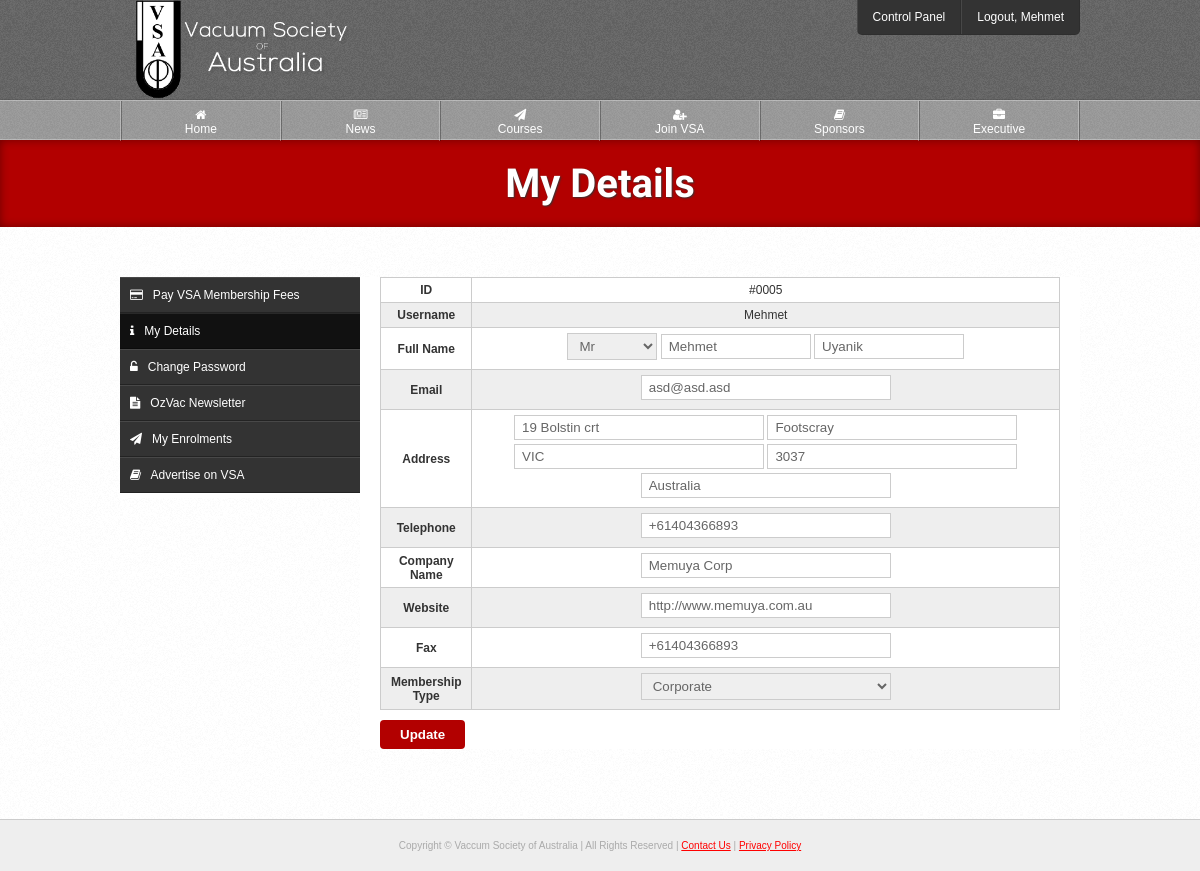
/source/account/details.php (signed in), run on an earlier commit of the app's database.
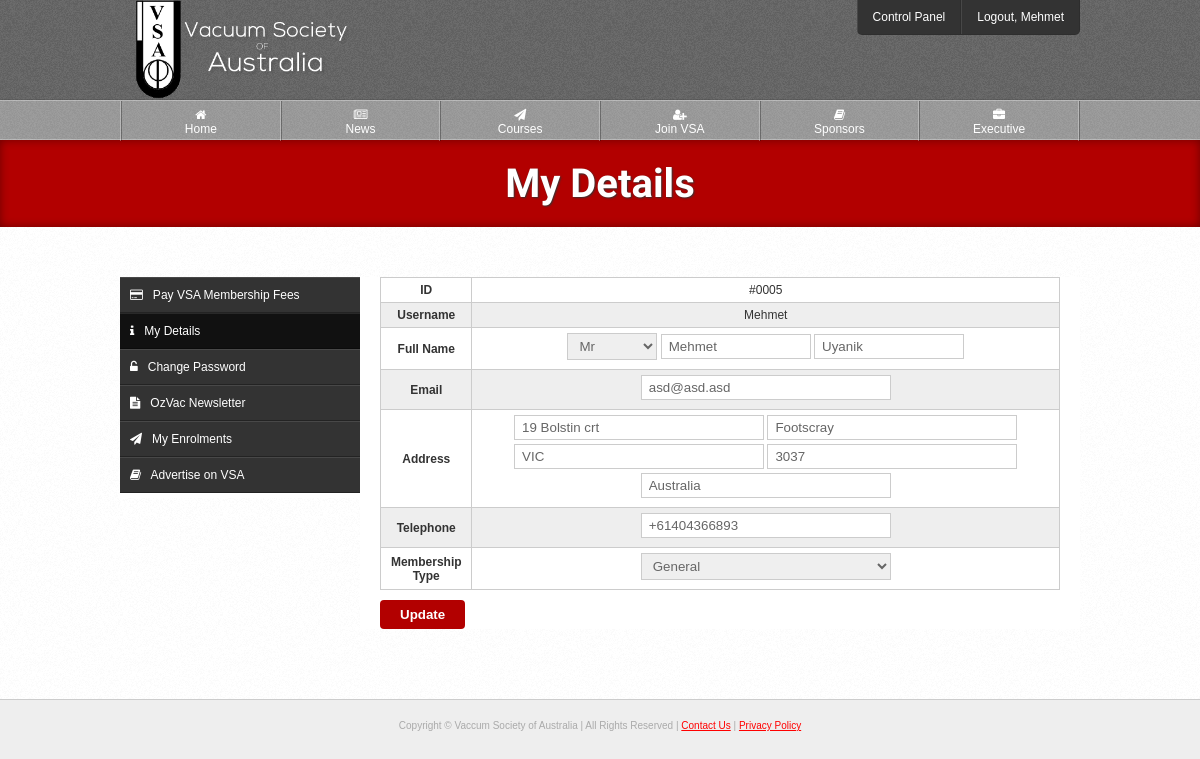
And on a later commit of the database.
### tables this page shows
CREATE TABLE IF NOT EXISTS `users` (
  `id` int(10) NOT NULL AUTO_INCREMENT,
  `username` varchar(20) NOT NULL,
  `password` varchar(70) NOT NULL,
  `email` varchar(100) NOT NULL,
  `title` varchar(6) NOT NULL,
  `fname` varchar(30) NOT NULL,
  `lname` varchar(40) NOT NULL,
  `address` varchar(80) NOT NULL,
  `suburb` varchar(50) NOT NULL,
  `state` varchar(50) NOT NULL,
  `postcode` int(10) NOT NULL,
  `country` varchar(50) NOT NULL,
  `telephone` varchar(20) NOT NULL,
  `fax` varchar(20) DEFAULT NULL,
  `website` varchar(100) DEFAULT NULL,
  `company` varchar(150) DEFAULT NULL,
  `blocked` enum('0','1') NOT NULL,
  `type` enum('1','2','3','4') NOT NULL,
  `active` enum('0','1') NOT NULL,
  `level` enum('1','2') NOT NULL,
  `password_reset` enum('0','1') NOT NULL,
  `activation_code` varchar(40) NOT NULL,
  `reset_code` varchar(100) NOT NULL,
  `payment_made` enum('0','1') NOT NULL,
  `date_created` varchar(100) NOT NULL,
  `payment_due_date` varchar(100) NOT NULL,
  `membership_expiry_date` varchar(100) NOT NULL,
  PRIMARY KEY (`id`),
  FULLTEXT KEY `username` (`username`)
);

### source/classes/User.php (called while the page is built, shortened)
<?php
class User extends Pagination {
	public static function getUsername($id) {
		try {
			$q = DB::$db->prepare("
				SELECT username
				FROM users
				WHERE id = :id
			");
			$q->execute([':id' => $id]);
		} catch(PDOException $ex) {
			die($ex->getMessage());
		}
		$c = $q->rowCount();
		$r = $q->fetch(PDO::FETCH_OBJ);
		return ($c != 0) ? $r->username : "Unknown";
	}
	public function get($id) {
		$id = (int)$id;
		try {
			$q = DB::$db->prepare("
				SELECT *, users.id
				FROM users
				INNER JOIN membership_types
				ON membership_types.id = users.type
				WHERE users.id = :id
			");
			$q->execute([':id' => $id]);
		} catch(PDOException $ex) {
			die($ex->getMessage());
		}
		$r = $q->fetch(PDO::FETCH_OBJ);
		$this->data = $r;
		return $this->data;
	}
}

### source/classes/Template.php (called while the page is built, shortened)
<?php
class Template {
	private $page;
	public function setActivePage($prefix = null) {
		$page = explode("/", $_SERVER['PHP_SELF']);
		$page = end($page);
		$page = explode(".", $page);
		$page = current($page);
		$this->page = $prefix.$page;
	}
	public function getActivePage() {
		return $this->page;
	}
}

### source/classes/Login.php (called while the page is built, shortened)
<?php
class Login {
	public static function check($session) {
		return (isset($_SESSION[$session])) ? true : false;
	}
}

### source/account/details.php (the view, shortened to what this page needs)
<?php
$t = new Template("acc_");
$t->setTitle("My Details");
$_user = new User;
$user = $_user->get($_SESSION['logged']);
include $t->load("template/head.php");
?>
<?php
include $t->load("template/header.php");
?>
	<div id="page-heading">
		<h1>My Details</h1>
	</div>
	<div class="outer-wrapper white">
		<div class="inner-wrapper">
			<?php include $t->load("template/account-nav.php"); ?>
			<section class="right-main">
				<form id="form">
					<table class="style">
						<tr>
							<th>ID</th>
							<td>#<?=str_pad($user->id, 4, 0, STR_PAD_LEFT);?></td>
						</tr>
						<tr>
							<th>Username</th>
							<td><?=$user->username;?></td>
						</tr>
						<tr>
							<th>Full Name</th>
							<td>
								<select name="title" style="width: 90px;">
									<option value="Mr" <?=($user->title == 'Mr') ? 'selected' : null;?>>Mr</option>
								</select>
								<input type="text" name="fname" value="<?=$user->fname;?>" placeholder="First Name" style="width: 150px;">
								<input type="text" name="lname" value="<?=$user->lname;?>" placeholder="Last Name" style="width: 150px;">
							</td>
						</tr>
						<tr>
							<th>Email</th>
							<td><input type="text" name="email" id="email" value="<?=$user->email;?>" placeholder="Email"></td>
						</tr>
						<tr>
							<th>Address</th>
							<td>
								<input type="text" name="address" value="<?=$user->address;?>" placeholder="Address">
								<input type="text" name="suburb" value="<?=$user->suburb;?>" placeholder="Suburb">
								<input type="text" name="state" value="<?=$user->state;?>" placeholder="State">
								<input type="text" name="postcode" value="<?=$user->postcode;?>" placeholder="Postcode">
								<input type="text" name="country" value="<?=$user->country;?>" placeholder="Country">
							</td>
						</tr>
						<tr>
							<th>Telephone</th>
							<td><input type="text" name="telephone" value="<?=$user->telephone;?>" placeholder="Telephone"></td>
						</tr>
						<?php if($user->type == '3'): ?>
							<tr>
								<th>Company Name</th>
								<td><input type="text" name="company" value="<?=$user->company;?>" placeholder="Company"></td>
							</tr>
							<tr>
								<th>Website</th>
								<td><input type="text" name="website" value="<?=$user->website;?>" placeholder="Website"></td>
							</tr>
							<tr>
								<th>Fax</th>
								<td><input type="text" name="fax" value="<?=$user->fax;?>" placeholder="Fax"></td>
							</tr>
						<?php endif; ?>
						<tr>
							<th>Membership Type</th>
							<td>
								<select name="type">
									<option value="2" <?=($user->type == '2') ? 'selected' : null;?>>General</option>
									<option value="3" <?=($user->type == '3') ? 'selected' : null;?>>Corporate</option>
								</select>
							</td>
						</tr>
					</table>
					<input type="submit" name="update" id="update" value="Update">
				</form>
			</section>
		</div>
	</div>
<?php include $t->load("template/footer.php"); ?>

### source/template/head.php (shortened to what this page needs)
<!DOCTYPE html>
<html lang="en">
	<head>
		<link rel="stylesheet" type="text/css" href="<?=PATH;?>css/layout.css">
		<link rel="stylesheet" type="text/css" href="<?=PATH;?>css/style.css">
		<link rel="stylesheet" type="text/css" href="<?=PATH;?>css/forms.css">
		<link rel="stylesheet" type="text/css" href="<?=PATH;?>css/stacktable.css">
		<link href="<?=PATH;?>css/resize.css" media="only screen and (max-width:550px)" rel="stylesheet" type="text/css">
		<link href="<?=PATH;?>css/resize-sidebars.css" media="only screen and (max-width:980px)" rel="stylesheet" type="text/css">
		<link rel="stylesheet" href="//maxcdn.bootstrapcdn.com/font-awesome/4.3.0/css/font-awesome.min.css">

### source/template/header.php (shortened to what this page needs)
</head>
	<body>
		<header id="fixed">
			<div id="header">
				<div class="inner-wrapper">
					<a href="<?=PATH;?>"><img src="<?=PATH;?>img/vsa-logo.png" id="banner-logo" alt="Vaccum Society of Australia"></a>
					<?php if(isset($_SESSION['admin'])): ?>
						<nav class="top-nav">
							<ul>
								<li><a href="<?=PATH;?>cp/update-welcome">Control Panel</a></li>
								<li><a href="<?=PATH;?>logout?url=<?=$_SERVER['REQUEST_URI'];?>">Logout, <?=User::getUsername($_SESSION["logged"]);?></a></li>
							</ul>
						</nav>
					<?php else: ?>
						<div class="login-btn-wrapper">
							<a href="<?=PATH;?>login" class="login-btn"><img src="<?=PATH;?>img/login-btn.png"></a>
						</div>
					<?php endif; ?>
				</div>
			</div>
			<nav class="main-nav">
				<div class="inner-wrapper">
					<ul>
						<li><a href="<?=PATH;?>"<?=($t->getActivePage() == 'index') ? ' class="active"' : null;?>><i class="fa fa-home"></i><br>Home</a></li>
						<li><a href="<?=PATH;?>news"<?=($t->getActivePage() == 'news') ? ' class="active"' : null;?>><i class="fa fa-newspaper-o"></i><br>News</a></li>
						<li><a href="<?=PATH;?>courses"<?=($t->getActivePage() == 'courses' || $t->getActivePage() == 'apply-course') ? ' class="active"' : null;?>><i class="fa fa-paper-plane"></i><br>Courses</a></li>
						<li><a href="<?=PATH;?>join"<?=($t->getActivePage() == 'join') ? ' class="active"' : null;?>><i class="fa fa-user-plus"></i><br>Join VSA</a></li>
						<li><a href="<?=PATH;?>sponsors"<?=($t->getActivePage() == 'sponsors') ? ' class="active"' : null;?>><i class="fa fa-book"></i><br>Sponsors</a></li>
						<li><a href="<?=PATH;?>executive"<?=($t->getActivePage() == 'executive') ? ' class="active"' : null;?>><i class="fa fa-briefcase"></i><br>Executive</a></li>
					</ul>
				</div>
			</nav>
		</header>

### source/template/account-nav.php (shortened to what this page needs)
<aside class="left-side">
	<nav class="sidebar">
		<ul>
			<li><a href="<?=PATH;?>account/payment"<?=($t->getActivePage() == 'acc_payment') ? ' class="active"' : null;?>><i class="fa fa-credit-card"></i> &nbsp; Pay VSA Membership Fees</a></li>
			<li><a href="<?=PATH;?>account/details"<?=($t->getActivePage() == 'acc_details') ? ' class="active"' : null;?>><i class="fa fa-info"></i> &nbsp; My Details</a></li>
			<li><a href="<?=PATH;?>account/change_password"<?=($t->getActivePage() == 'acc_change_password') ? ' class="active"' : null;?>><i class="fa fa-unlock-alt"></i> &nbsp; Change Password</a></li>
			<li><a href="<?=PATH;?>account/newsletter"<?=($t->getActivePage() == 'acc_newsletter') ? ' class="active"' : null;?>><i class="fa fa-file-text"></i> &nbsp; OzVac Newsletter</a></li>
			<li><a href="<?=PATH;?>account/enrolments"<?=($t->getActivePage() == 'acc_enrolments') ? ' class="active"' : null;?>><i class="fa fa-paper-plane"></i> &nbsp; My Enrolments</a></li>
			<?php if(Login::check("corporate")): ?>
				<li><a href="<?=PATH;?>account/advertise"<?=($t->getActivePage() == 'acc_advertise') ? ' class="active"' : null;?>><i class="fa fa-book"></i> &nbsp; Advertise on VSA</a></li>
			<?php endif; ?>
		</ul>
	</nav>
</aside>

### source/template/footer.php (shortened to what this page needs)
		<footer id="footer">
			Copyright &copy; Vaccum Society of Australia | All Rights Reserved | <a href="<?=PATH;?>contact">Contact Us</a> | <a href="<?=PATH;?>privacy">Privacy Policy</a>
		</footer>
	</body>
</html>

### source/css/layout.css (style rules this page uses)
header, footer, nav { display: block; }
* { box-sizing: border-box; margin: 0; padding: 0; }
body { margin: 0; padding: 0; background: #EEE; font-family: arial, sans-serif; font-size: 12px; color: #333; }
.inner-wrapper { max-width: 960px; margin: 0 auto; position: relative; }
.outer-wrapper { padding: 50px 0px; border-bottom: 1px solid #CCC; }
.white { background: url("../img/content-bg.png"); }
#header { height: 100px; background: url("../img/header-bg.png"); border-bottom: 1px solid rgba(0,0,0,.1); }
#banner-logo { margin-top: -2px; height: 102px; }
.main-nav { height: 40px; background: url("../img/main-nav-bg.png"); font-size: 12px; border-top: 1px solid rgba(255,255,255,.3); border-bottom: 1px solid rgba(255,255,255,.3); display: block; }
.main-nav ul { margin: 0; padding: 0; border-left: 1px solid rgba(255,255,255,.3); border-right: 1px solid rgba(0,0,0,.3); }
.main-nav ul li { list-style-type: none; display: inline; float: left; width: 16.666%; text-align: center; }
.main-nav li a { display: block; color: #FFF; text-decoration: none; padding: 7px 15px; height: 40px; transition: .2s linear; border-left: 1px solid rgba(0,0,0,.3); border-right: 1px solid rgba(255,255,255,.3); }
.top-nav { position: absolute; right: 0; top: 0; background: #333; border-bottom: 1px solid rgba(0,0,0,.1); -webkit-border-radius: 0 0 5px 5px; -moz-border-radius: 0 0 5px 5px; -ms-border-radius: 0 0 5px 5px; -o-border-radius: 0 0 5px 5px; border-radius: 0 0 5px 5px; overflow: hidden; }
.top-nav ul { margin: 0; padding: 0; }
.top-nav ul li { list-style-type: none; display: inline; float: left; }
.top-nav li a { padding: 10px 15px; text-align: center; display: block; text-decoration: none; color: #FFF; border-right: 1px solid rgba(0,0,0,.1); border-left: 1px solid rgba(255,255,255,.1); transition: .2s linear; }
.top-nav ul li:last-of-type { border-right: none; }
.top-nav ul li:first-of-type { border-left: none; }
#page-heading { background: #B20000; color: #FFF; padding: 20px 0px; text-align: center; box-shadow: inset 0px 0px 10px rgba(0,0,0,.4); -webkit-box-shadow: inset 0px 0px 10px rgba(0,0,0,.4); -moz-box-shadow: inset 0px 0px 10px rgba(0,0,0,.4); -o-box-shadow: inset 0px 0px 10px rgba(0,0,0,.4); -ms-box-shadow: inset 0px 0px 10px rgba(0,0,0,.4); }
#page-heading h1 { margin: 0; padding: 0; font-size: 40px; text-shadow: 1px 1px 2px #333; font-family: 'Roboto Condensed', sans-serif; text-rendering: optimizeLegibility !important; -webkit-font-smoothing: antialiased !important; color: #FFF; }
.left-side, .right-main { background: #FFF; margin-bottom: 20px; }
.left-side { float: left; width: 240px; }
.right-main { float: right; width: 720px; padding: 0px 20px; }
.sidebar { border: px solid #CCC; margin-bottom: 5px; display: block; }
.sidebar ul { margin: 0; padding: 0; }
.sidebar ul li { list-style-type: none; display: block; }
.sidebar li a { display: block; text-decoration: none; padding: 10px; background: #333; color: #FFF; border-bottom: 1px solid rgba(0,0,0,.3); border-top: 1px solid rgba(255,255,255,.1); transition: .2s linear; }
.sidebar li a.active { background: #111; }
#footer { font-size: 10px; text-align: center; color: #AAA; margin: 20px 0px; }

### source/css/style.css (style rules this page uses)
table.style { border-collapse: collapse; width: 100%; text-align: center; margin-bottom: 10px; }
table.style th { color: #333; }
table.style th, table.style td { border: 1px solid #CCC; padding: 5px; }
table.style tr:nth-child(even) { background: #EEE; }
h1, h2, h3, h4, h5, h6 { margin-bottom: 15px; padding: 0; }
h1 { font-size: 35px; font-family: 'Roboto Condensed', sans-serif; }
a { color: #F00; }
a img { border: none; }
li { list-style-position: inside; }
ul, ol { margin-bottom: 10px; margin-left: 20px; }

### source/css/forms.css (style rules this page uses)
input[type=text], input[type=password], input[type=email], select, input[type=file] { padding: 4px 7px; border: 1px solid #CCC; width: 250px; margin-bottom: 4px; color: #666; }
input[type=text], input[type=password], input[type=email], select, input[type=file], input[type=radio] { margin-bottom: 4px; }
input[type=submit] { background: #B20000; color: #FFF; border: none; outline: none; padding: 7px 20px; border-radius: 4px; cursor: pointer; font-weight: bold; }

### source/css/resize-sidebars.css (style rules this page uses)
.left-side { float: none; width: auto; }
.right-main { float: none; width: auto; }
.outer-wrapper { padding: 20px 2%; }
.sidebar { display: none; }

What changed in the data, as far as the page shows it:
changed users "Mehmet": type "Corporate" → "General"; company "Memuya Corp" → (not shown); website "http://www.memuya.com.au" → (not shown); fax "+61404366893" → (not shown)
Also different on the page:
text no longer shown: "Company Name Website Fax"
